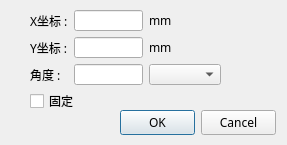
<?xml version="1.0" encoding="UTF-8"?>
<ui version="4.0">
 <class>AnchorDialog</class>
 <widget class="QDialog" name="AnchorDialog">
  <property name="geometry">
   <rect>
    <x>0</x>
    <y>0</y>
    <width>287</width>
    <height>145</height>
   </rect>
  </property>
  <property name="windowTitle">
   <string>属性</string>
  </property>
  <widget class="QDialogButtonBox" name="buttonBox">
   <property name="geometry">
    <rect>
     <x>120</x>
     <y>110</y>
     <width>156</width>
     <height>25</height>
    </rect>
   </property>
   <property name="font">
    <font>
     <family>微软雅黑</family>
    </font>
   </property>
   <property name="orientation">
    <enum>Qt::Horizontal</enum>
   </property>
   <property name="standardButtons">
    <set>QDialogButtonBox::Cancel|QDialogButtonBox::Ok</set>
   </property>
  </widget>
  <widget class="QWidget" name="layoutWidget">
   <property name="geometry">
    <rect>
     <x>30</x>
     <y>10</y>
     <width>191</width>
     <height>101</height>
    </rect>
   </property>
   <layout class="QGridLayout" name="gridLayout">
    <item row="0" column="0">
     <widget class="QLabel" name="label">
      <property name="font">
       <font>
        <family>微软雅黑</family>
       </font>
      </property>
      <property name="text">
       <string>X坐标 :</string>
      </property>
     </widget>
    </item>
    <item row="0" column="3">
     <widget class="QLabel" name="label_4">
      <property name="font">
       <font>
        <family>微软雅黑</family>
       </font>
      </property>
      <property name="text">
       <string>mm</string>
      </property>
     </widget>
    </item>
    <item row="1" column="0">
     <widget class="QLabel" name="label_2">
      <property name="font">
       <font>
        <family>微软雅黑</family>
       </font>
      </property>
      <property name="text">
       <string>Y坐标 :</string>
      </property>
     </widget>
    </item>
    <item row="1" column="1" colspan="2">
     <widget class="QLineEdit" name="lineEdit_2"/>
    </item>
    <item row="1" column="3">
     <widget class="QLabel" name="label_5">
      <property name="font">
       <font>
        <family>微软雅黑</family>
       </font>
      </property>
      <property name="text">
       <string>mm</string>
      </property>
     </widget>
    </item>
    <item row="2" column="0">
     <widget class="QLabel" name="label_3">
      <property name="font">
       <font>
        <family>微软雅黑</family>
       </font>
      </property>
      <property name="text">
       <string>角度 :</string>
      </property>
     </widget>
    </item>
    <item row="2" column="1" colspan="2">
     <widget class="QLineEdit" name="lineEdit_3"/>
    </item>
    <item row="2" column="3">
     <widget class="QComboBox" name="comboBox">
      <property name="editable">
       <bool>false</bool>
      </property>
      <property name="currentText">
       <string notr="true"/>
      </property>
     </widget>
    </item>
    <item row="3" column="0" colspan="2">
     <widget class="QCheckBox" name="checkBox">
      <property name="font">
       <font>
        <family>微软雅黑</family>
       </font>
      </property>
      <property name="text">
       <string>固定</string>
      </property>
     </widget>
    </item>
    <item row="0" column="1" colspan="2">
     <widget class="QLineEdit" name="lineEdit"/>
    </item>
   </layout>
  </widget>
 </widget>
 <resources/>
 <connections>
  <connection>
   <sender>buttonBox</sender>
   <signal>accepted()</signal>
   <receiver>AnchorDialog</receiver>
   <slot>accept()</slot>
   <hints>
    <hint type="sourcelabel">
     <x>248</x>
     <y>254</y>
    </hint>
    <hint type="destinationlabel">
     <x>157</x>
     <y>274</y>
    </hint>
   </hints>
  </connection>
  <connection>
   <sender>buttonBox</sender>
   <signal>rejected()</signal>
   <receiver>AnchorDialog</receiver>
   <slot>reject()</slot>
   <hints>
    <hint type="sourcelabel">
     <x>316</x>
     <y>260</y>
    </hint>
    <hint type="destinationlabel">
     <x>286</x>
     <y>274</y>
    </hint>
   </hints>
  </connection>
 </connections>
</ui>
